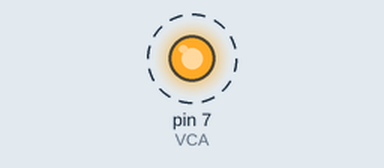
Recording of a sketch running on a simulated Arduino Uno, built with avr-gcc and run on an emulated ATmega328P. Parts: output pins drawn as LEDs (lit = HIGH). Dashed ring = blinking.

Above: at 0.19 s.
Timing chart, 0 to 3.0 s (numbered marks = the images above):
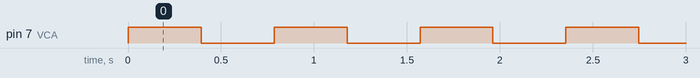

Measured:
- by itself, pin 7 (VCA): alternates HIGH for 0.39 s and LOW for 0.39 s

The sketch:

sketch_jan30b.ino
```cpp
#define VCA 7
void setup() {
  // put your setup code here, to run once:
  pinMode(VCA,OUTPUT);
}

void loop() {
  static int i = 0;
  analogWrite(VCA, i++);
}
```
